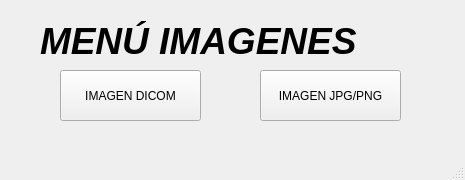
<?xml version="1.0" encoding="UTF-8"?>
<ui version="4.0">
 <class>MainWindow</class>
 <widget class="QMainWindow" name="MainWindow">
  <property name="geometry">
   <rect>
    <x>0</x>
    <y>0</y>
    <width>465</width>
    <height>180</height>
   </rect>
  </property>
  <property name="windowTitle">
   <string>MainWindow</string>
  </property>
  <widget class="QWidget" name="centralwidget">
   <widget class="QLabel" name="TITULO">
    <property name="geometry">
     <rect>
      <x>40</x>
      <y>-10</y>
      <width>531</width>
      <height>101</height>
     </rect>
    </property>
    <property name="font">
     <font>
      <family>Arial</family>
      <pointsize>28</pointsize>
      <weight>75</weight>
      <italic>true</italic>
      <bold>true</bold>
     </font>
    </property>
    <property name="text">
     <string>MENÚ IMAGENES</string>
    </property>
   </widget>
   <widget class="QPushButton" name="DICOM">
    <property name="geometry">
     <rect>
      <x>60</x>
      <y>70</y>
      <width>141</width>
      <height>51</height>
     </rect>
    </property>
    <property name="text">
     <string>IMAGEN DICOM</string>
    </property>
   </widget>
   <widget class="QPushButton" name="JPGPNG">
    <property name="geometry">
     <rect>
      <x>260</x>
      <y>70</y>
      <width>141</width>
      <height>51</height>
     </rect>
    </property>
    <property name="text">
     <string>IMAGEN JPG/PNG</string>
    </property>
   </widget>
  </widget>
  <widget class="QMenuBar" name="menubar">
   <property name="geometry">
    <rect>
     <x>0</x>
     <y>0</y>
     <width>465</width>
     <height>26</height>
    </rect>
   </property>
  </widget>
  <widget class="QStatusBar" name="statusbar"/>
 </widget>
 <resources/>
 <connections/>
</ui>
